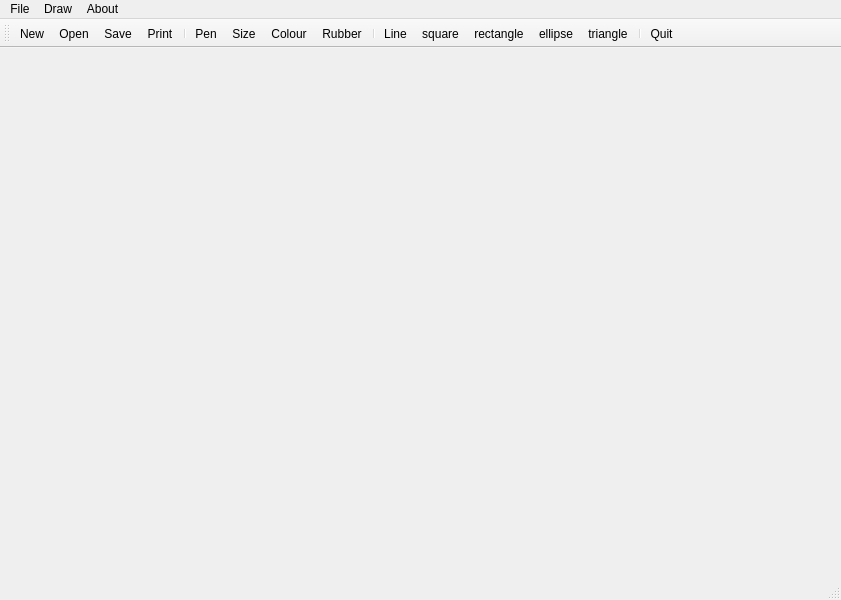
<?xml version="1.0" encoding="UTF-8"?>
<ui version="4.0">
 <class>MainWindow</class>
 <widget class="QMainWindow" name="MainWindow">
  <property name="geometry">
   <rect>
    <x>0</x>
    <y>0</y>
    <width>841</width>
    <height>600</height>
   </rect>
  </property>
  <property name="cursor">
   <cursorShape>ArrowCursor</cursorShape>
  </property>
  <property name="windowTitle">
   <string>MainWindow</string>
  </property>
  <property name="accessibleName">
   <string/>
  </property>
  <property name="layoutDirection">
   <enum>Qt::LeftToRight</enum>
  </property>
  <property name="unifiedTitleAndToolBarOnMac">
   <bool>false</bool>
  </property>
  <widget class="QWidget" name="centralwidget"/>
  <widget class="QStatusBar" name="statusbar"/>
  <widget class="QToolBar" name="toolBar">
   <property name="cursor">
    <cursorShape>ArrowCursor</cursorShape>
   </property>
   <property name="windowTitle">
    <string>toolBar</string>
   </property>
   <property name="accessibleName">
    <string/>
   </property>
   <property name="layoutDirection">
    <enum>Qt::LeftToRight</enum>
   </property>
   <attribute name="toolBarArea">
    <enum>TopToolBarArea</enum>
   </attribute>
   <attribute name="toolBarBreak">
    <bool>false</bool>
   </attribute>
   <addaction name="actionNew"/>
   <addaction name="actionOpen"/>
   <addaction name="actionSave"/>
   <addaction name="actionPrint"/>
   <addaction name="separator"/>
   <addaction name="actionPen"/>
   <addaction name="actionRozmiar"/>
   <addaction name="actionKolor"/>
   <addaction name="actionGumka"/>
   <addaction name="separator"/>
   <addaction name="actionLinia"/>
   <addaction name="actionkwadrat"/>
   <addaction name="actionprostokat"/>
   <addaction name="actionelipsa"/>
   <addaction name="actiontrojkat"/>
   <addaction name="separator"/>
   <addaction name="actionQuit"/>
  </widget>
  <widget class="QMenuBar" name="menubar">
   <property name="geometry">
    <rect>
     <x>0</x>
     <y>0</y>
     <width>841</width>
     <height>21</height>
    </rect>
   </property>
   <widget class="QMenu" name="menuFile">
    <property name="title">
     <string>File</string>
    </property>
    <addaction name="actionNew"/>
    <addaction name="actionOpen"/>
    <addaction name="actionSave"/>
    <addaction name="actionPrint"/>
    <addaction name="separator"/>
    <addaction name="actionQuit"/>
   </widget>
   <widget class="QMenu" name="menuAbout">
    <property name="title">
     <string>About</string>
    </property>
    <addaction name="actionAbout_At"/>
    <addaction name="actionAbout_Qt"/>
   </widget>
   <widget class="QMenu" name="menuRysowanie">
    <property name="title">
     <string>Draw</string>
    </property>
    <widget class="QMenu" name="menuShapes">
     <property name="title">
      <string>Shapes</string>
     </property>
     <addaction name="actionLinia"/>
     <addaction name="actionkwadrat"/>
     <addaction name="actiontrojkat"/>
     <addaction name="actionprostokat"/>
     <addaction name="actionelipsa"/>
    </widget>
    <addaction name="actionPen"/>
    <addaction name="actionRozmiar"/>
    <addaction name="actionKolor"/>
    <addaction name="actionGumka"/>
    <addaction name="separator"/>
    <addaction name="menuShapes"/>
    <addaction name="actionwypelnienie_figury"/>
   </widget>
   <addaction name="menuFile"/>
   <addaction name="menuRysowanie"/>
   <addaction name="menuAbout"/>
  </widget>
  <action name="actionOpen">
   <property name="icon">
    <iconset resource="res.qrc">
     <normaloff>:/new/prefix1/open.png</normaloff>:/new/prefix1/open.png</iconset>
   </property>
   <property name="text">
    <string>Open</string>
   </property>
   <property name="shortcut">
    <string>Ctrl+O</string>
   </property>
  </action>
  <action name="actionSave">
   <property name="icon">
    <iconset resource="res.qrc">
     <normaloff>:/new/prefix1/diskette.png</normaloff>:/new/prefix1/diskette.png</iconset>
   </property>
   <property name="text">
    <string>Save</string>
   </property>
   <property name="shortcut">
    <string>Ctrl+S</string>
   </property>
  </action>
  <action name="actionQuit">
   <property name="icon">
    <iconset resource="res.qrc">
     <normaloff>:/new/prefix1/cross.png</normaloff>:/new/prefix1/cross.png</iconset>
   </property>
   <property name="text">
    <string>Quit</string>
   </property>
   <property name="shortcut">
    <string>Ctrl+Q</string>
   </property>
  </action>
  <action name="actionNew">
   <property name="icon">
    <iconset resource="res.qrc">
     <normaloff>:/new/prefix1/file.png</normaloff>:/new/prefix1/file.png</iconset>
   </property>
   <property name="text">
    <string>New</string>
   </property>
   <property name="shortcut">
    <string>Ctrl+N</string>
   </property>
  </action>
  <action name="actionAbout_At">
   <property name="icon">
    <iconset resource="res.qrc">
     <normaloff>:/new/prefix1/info.png</normaloff>:/new/prefix1/info.png</iconset>
   </property>
   <property name="text">
    <string>About Paint</string>
   </property>
  </action>
  <action name="actionRozmiar">
   <property name="icon">
    <iconset resource="res.qrc">
     <normaloff>:/new/prefix1/ruler.png</normaloff>:/new/prefix1/ruler.png</iconset>
   </property>
   <property name="text">
    <string>Size</string>
   </property>
  </action>
  <action name="actionKolor">
   <property name="icon">
    <iconset resource="res.qrc">
     <normaloff>:/new/prefix1/color-circle.png</normaloff>:/new/prefix1/color-circle.png</iconset>
   </property>
   <property name="text">
    <string>Colour</string>
   </property>
  </action>
  <action name="actionGumka">
   <property name="icon">
    <iconset resource="res.qrc">
     <normaloff>:/new/prefix1/eraser.png</normaloff>:/new/prefix1/eraser.png</iconset>
   </property>
   <property name="text">
    <string>Rubber</string>
   </property>
   <property name="statusTip">
    <string/>
   </property>
   <property name="whatsThis">
    <string/>
   </property>
   <property name="shortcut">
    <string>Ctrl+R</string>
   </property>
  </action>
  <action name="actionPen">
   <property name="icon">
    <iconset resource="res.qrc">
     <normaloff>:/new/prefix1/pen.png</normaloff>:/new/prefix1/pen.png</iconset>
   </property>
   <property name="text">
    <string>Pen</string>
   </property>
   <property name="shortcut">
    <string>Ctrl+D</string>
   </property>
  </action>
  <action name="actionPrint">
   <property name="icon">
    <iconset resource="res.qrc">
     <normaloff>:/new/prefix1/printer.png</normaloff>:/new/prefix1/printer.png</iconset>
   </property>
   <property name="text">
    <string>Print</string>
   </property>
   <property name="shortcut">
    <string>Ctrl+P</string>
   </property>
  </action>
  <action name="actionAbout_Qt">
   <property name="icon">
    <iconset resource="res.qrc">
     <normaloff>:/new/prefix1/qt.png</normaloff>:/new/prefix1/qt.png</iconset>
   </property>
   <property name="text">
    <string>About Qt</string>
   </property>
  </action>
  <action name="actionelipsa">
   <property name="icon">
    <iconset resource="res.qrc">
     <normaloff>:/new/prefix1/ellipse.png</normaloff>:/new/prefix1/ellipse.png</iconset>
   </property>
   <property name="text">
    <string>ellipse</string>
   </property>
  </action>
  <action name="actionkwadrat">
   <property name="icon">
    <iconset resource="res.qrc">
     <normaloff>:/new/prefix1/square.png</normaloff>:/new/prefix1/square.png</iconset>
   </property>
   <property name="text">
    <string>square</string>
   </property>
  </action>
  <action name="actionprostokat">
   <property name="icon">
    <iconset resource="res.qrc">
     <normaloff>:/new/prefix1/rectangle.png</normaloff>:/new/prefix1/rectangle.png</iconset>
   </property>
   <property name="text">
    <string>rectangle</string>
   </property>
  </action>
  <action name="actiontrojkat">
   <property name="icon">
    <iconset resource="res.qrc">
     <normaloff>:/new/prefix1/triangle.png</normaloff>:/new/prefix1/triangle.png</iconset>
   </property>
   <property name="text">
    <string>triangle</string>
   </property>
  </action>
  <action name="actionLinia">
   <property name="icon">
    <iconset resource="res.qrc">
     <normaloff>:/new/prefix1/diagonal-line.png</normaloff>:/new/prefix1/diagonal-line.png</iconset>
   </property>
   <property name="text">
    <string>Line</string>
   </property>
  </action>
  <action name="actionwypelnienie_figury">
   <property name="icon">
    <iconset resource="res.qrc">
     <normaloff>:/new/prefix1/shapes.png</normaloff>:/new/prefix1/shapes.png</iconset>
   </property>
   <property name="text">
    <string>Fill shapes</string>
   </property>
  </action>
 </widget>
 <resources>
  <include location="res.qrc"/>
 </resources>
 <connections/>
</ui>
